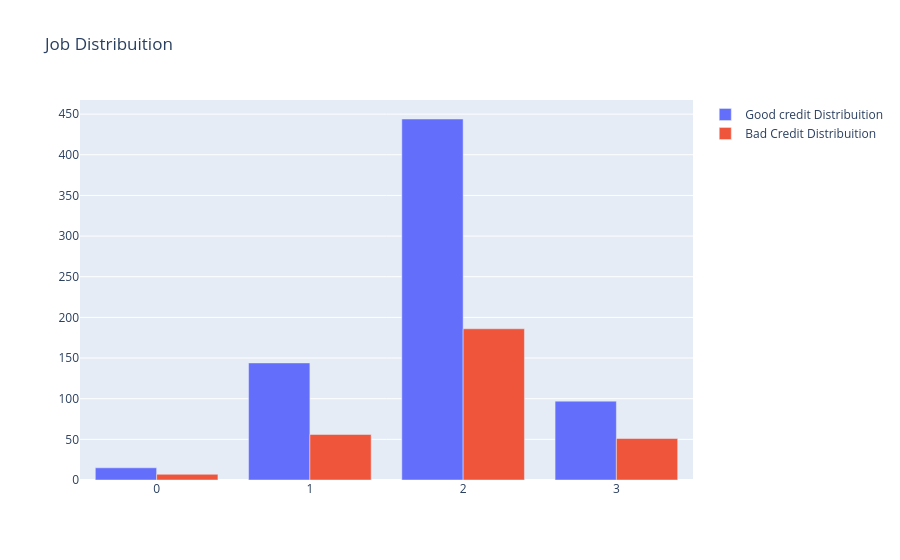

Source (notebook cell):
### Code cell
# First plot
trace0 = go.Bar(
    x=df_credit[df_credit["Risk"] == "good"]["Job"].value_counts().index.values,
    y=df_credit[df_credit["Risk"] == "good"]["Job"].value_counts().values,
    name="Good credit Distribuition",
)

# Second plot
trace1 = go.Bar(
    x=df_credit[df_credit["Risk"] == "bad"]["Job"].value_counts().index.values,
    y=df_credit[df_credit["Risk"] == "bad"]["Job"].value_counts().values,
    name="Bad Credit Distribuition",
)

data = [trace0, trace1]

layout = go.Layout(title="Job Distribuition")

fig = go.Figure(data=data, layout=layout)

py.iplot(fig, filename="grouped-bar")

plot7 = fig

### Figure 1 — Plotly figure (JSON) as saved in the notebook; plotly's stock layout.template omitted (floating-point values rounded to 4 significant figures)
{"data": [{"name": "Good credit Distribuition", "type": "bar", "x": [2, 1, 3, 0], "y": [444, 144, 97, 15]}, {"name": "Bad Credit Distribuition", "type": "bar", "x": [2, 1, 3, 0], "y": [186, 56, 51, 7]}], "layout": {"autosize": true, "title": {"text": "Job Distribuition"}, "xaxis": {"autorange": true, "range": [-0.5, 3.5], "type": "linear"}, "yaxis": {"autorange": true, "range": [0, 467.4], "type": "linear"}}}
